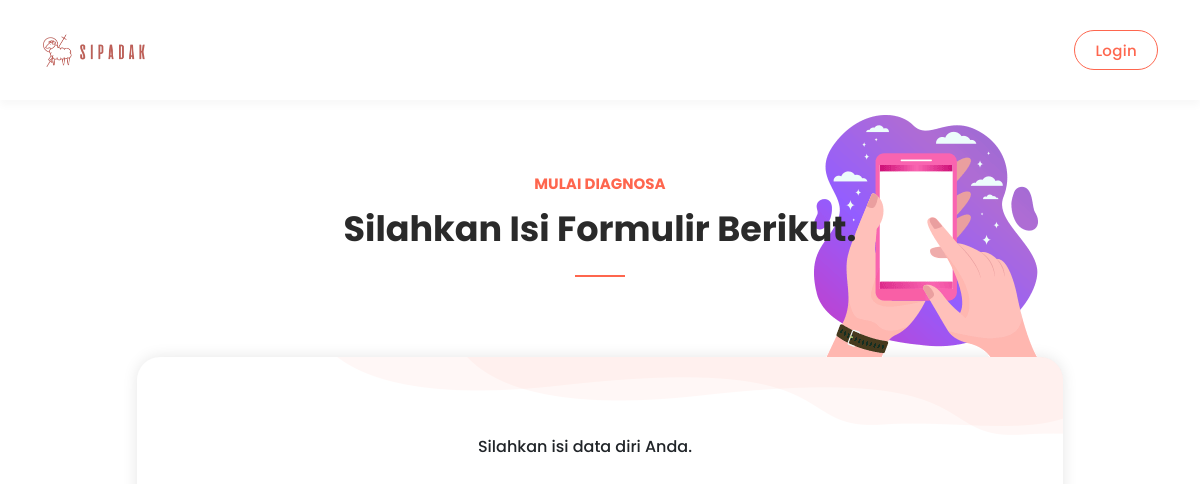
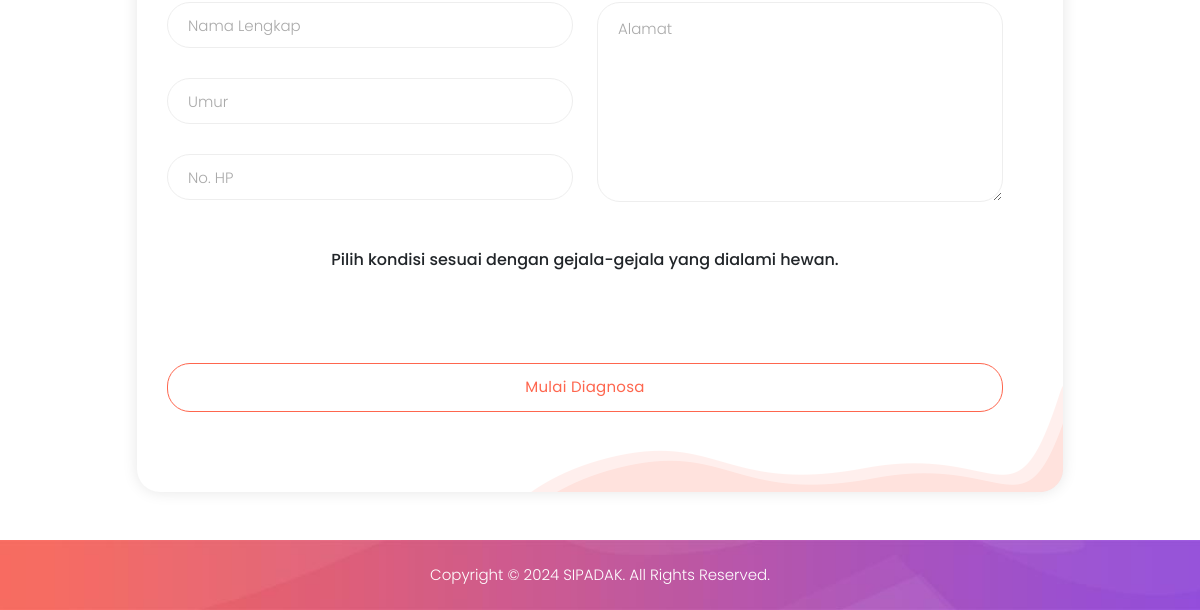
Page /index.php/home/diagnosa on the earlier database version (2 pictures, top to bottom).
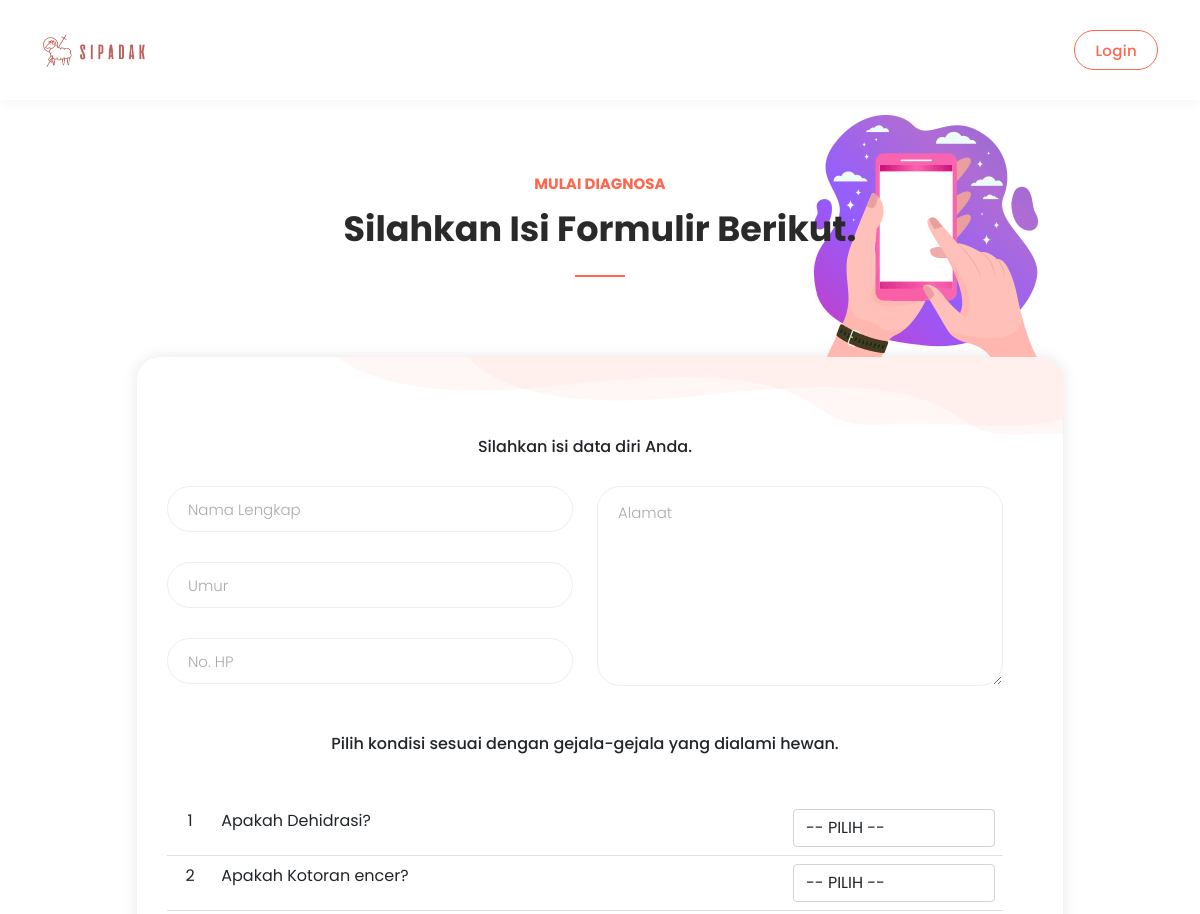
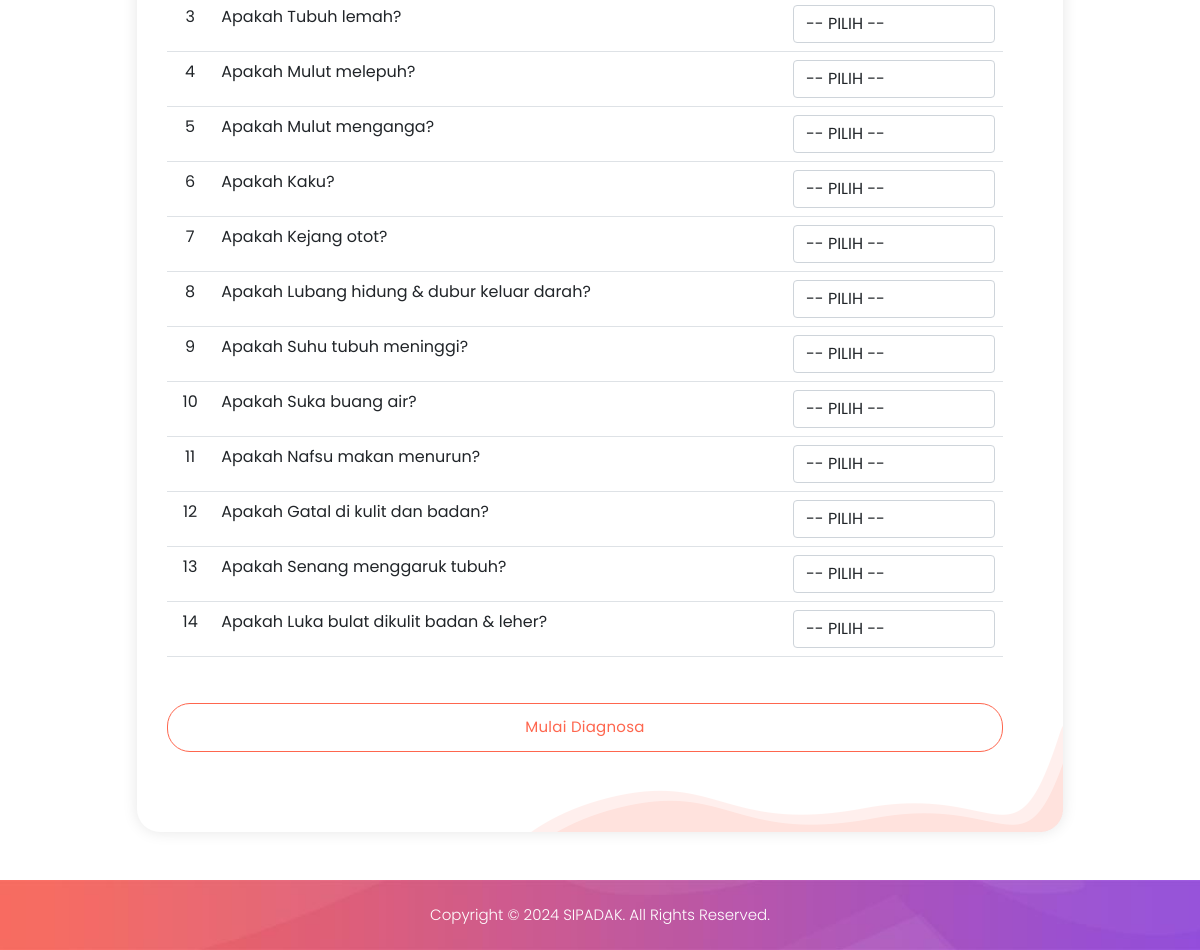
Same page on the later database version (2 pictures, top to bottom).
### tables this page shows
CREATE TABLE `gejala` (
  `id_gejala` int(11) NOT NULL,
  `kode_gejala` varchar(10) NOT NULL,
  `nama_gejala` varchar(200) NOT NULL
);

### application/controllers/Home.php (called while the page is built, shortened)
<?php
class Home extends CI_Controller
{
    public function diagnosa()
    {
        switch ($this->input->post()) {
            default:
                if ($this->input->post()) {
                    $nama       = $this->input->post('nama');
                    $umur       = $this->input->post('umur');
                    $no_hp      = $this->input->post('no_hp');
                    $alamat     = $this->input->post('alamat');
                    $data1 = [
                        'nama'  => $nama,
                        'umur'  => $umur,
                        'no_hp' => $no_hp,
                        'alamat' => $alamat,
                    ];
                    $this->pasien_model->tambah2($data1);
                    $id_pasien      = $this->input->post('id_pasien');
                    $tgl_diagnosa   = $this->input->post('tgl_diagnosa');
                    $kondisi        = $this->input->post('kondisi');
                    $arbobot        = array('0', '1', '0.8', '0.6', '0.4', '0.2');
                    $argejala       = array();
                    foreach ($kondisi as $kondisi_item) {
                        $kondisi = explode("_", $kondisi_item);
                        if (strlen($kondisi_item) > 1) {
                            $argejala[$kondisi[0]] = $kondisi[1];
                        }
                    }
                    $arpenyakit = array();
                    $sqlpenyakit = $this->diagnosa_model->get_penyakit();
                    foreach ($sqlpenyakit->result_array() as $rpenyakit) {
                        $id_penyakit = $rpenyakit['id_penyakit'];
                        $cftotal_temp = 0;
                        $cf = 0;
                        $sqlgejala = $this->diagnosa_model->get_rule_where($id_penyakit);
                        $cf_old = 0;
                        foreach ($sqlgejala as $rgejala) {
                            $arkondisi = explode("_", $_POST['kondisi'][0]);
                            $gejala = $arkondisi[0];
                            if (is_array($_POST['kondisi'])) {
                                foreach ($_POST['kondisi'] as $kondisi) {
                                    $arkondisi = explode("_", $kondisi);
                                    $gejala = $arkondisi[0];
                                    if ($rgejala['id_gejala'] == $gejala) {
                                        $cf = $rgejala['cf_pakar'] * $arbobot[$arkondisi[1]];
                                        if (($cf >= 0) && ($cf * $cf_old >= 0)) {
                                            $cf_old = $cf_old + ($cf * (1 - $cf_old));
                                        }
                                        if ($cf * $cf_old < 0) {
                                            $cf_old = ($cf_old + $cf) / (1 - min(abs($cf_old), abs($cf)));
                                        }
                                        if (($cf < 0) && ($cf * $cf_old >= 0)) {
                                            $cf_old = $cf_old + ($cf * (1 + $cf_old));
                                        }
                                    }
                                }
                            }
                        }
                        if ($cf_old > 0) {
                            $arpenyakit[$rpenyakit['id_penyakit']] = number_format($cf_old, 4);
                        }
                    }
                    arsort($arpenyakit);
                    $inpgejala = serialize($argejala);
                    $inppenyakit = serialize($arpenyakit);
                    $np1 = 0;
                    foreach ($arpenyakit as $key1 => $value1) {
                        $np1++;
                        $idpkt1[$np1] = $key1;
                        $vlpkt1[$np1] = $value1;
                        if ($idpkt1[$np1] == NULL && $vlpkt1[$np1] == null) {
                            $idpkt1[1] = 0;
                            $vlpkt1[1] = 0;
                        } else {
                            $idpkt1[$np1] = $key1;
                            $vlpkt1[$np1] = $value1;
                        }
                    }
                    $data = [
                        'id_pasien'     => $id_pasien,
                        'tanggal'       => $tgl_diagnosa,
                        'gejala'        => $inpgejala,
                        'penyakit'      => $inppenyakit,
                        'hasil_id'      => $idpkt1[1],
                        'hasil_nilai'   => $vlpkt1[1]
                    ];
                    $this->diagnosa_model->simpanHasil($data);
                    $this->session->set_flashdata('sukses', 'Berhasil Melakukan Diagnosa !');
                    $data['pasien'] = $this->diagnosa_model->get_pasien_where($id_pasien);
                    $data['tanggal'] = $tgl_diagnosa;
                    $data['arkondisitext'] = $this->diagnosa_model->getKondisiText();
                    $data['argejala'] = $argejala;
                    $data['arpenyakit'] = $arpenyakit;
                    $data['arpkt'] = $this->diagnosa_model->getPenyakit();
                    $data['arspkt'] = $this->diagnosa_model->getPenyakit2();
                    $this->load->view('hasil_diagnosa', $data);
                } else {
                    $data['pasien'] = $this->pasien_model->get_pasien();
                    $data['idpasien'] = $this->pasien_model->get_id_pasien_baru();
                    $data['kondisi'] = $this->diagnosa_model->get_kondisi();
                    $data['penyakit'] = $this->penyakit_model->get_penyakit();
                    $data['gejala'] = $this->gejala_model->get_gejala();
                    $this->load->view('form_diagnosa', $data);
                }
                break;
        }
    }
}

### index.php (called while the page is built, shortened)
<?php
require_once BASEPATH.'core/CodeIgniter.php';

### application/models/Gejala_model.php (called while the page is built, shortened)
<?php
class Gejala_model extends CI_Model
{
    public function get_gejala()
    {
        return $this->db->get('gejala')->result_array();
    }
}

### application/views/form_diagnosa.php (the view, shortened to what this page needs)
<!DOCTYPE html>
<html lang="en">
<head>
  <link href="<?= base_url() ?>assets/fe/vendor//bootstrap/css/bootstrap.min.css" rel="stylesheet" />
  <link rel="stylesheet" href="<?= base_url() ?>assets/fe/assets/css/fontawesome.css" />
  <link rel="stylesheet" href="<?= base_url() ?>assets/fe/assets/css/templatemo-digimedia-v2.css" />
  <link rel="stylesheet" href="<?= base_url() ?>assets/fe/assets/css/animated.css" />
  <link rel="stylesheet" href="<?= base_url() ?>assets/fe/assets/css/owl.css" />
</head>
<body>
  <header class="header-area header-sticky wow slideInDown" data-wow-duration="0.75s" data-wow-delay="0s">
    <div class="container">
      <div class="row">
        <div class="col-12">
          <nav class="main-nav">
            <a href="<?= base_url() ?>" class="logo">
              <img src="<?= base_url() ?>assets/fe/assets/images/logo_light.png" alt="" height="35" />
            </a>
            <ul class="nav">
              <li>
                <div class="border-first-button">
                  <a href="<?= base_url() ?>auth/login">Login</a>
                </div>
              </li>
            </ul>
          </nav>
        </div>
      </div>
    </div>
  </header>
  <div class="contact-us mb-5 section wow fadeIn" data-wow-duration="1s" data-wow-delay="0.5s">
    <div class="container">
      <div class="row">
        <div class="col-lg-6 offset-lg-3">
          <div class="section-heading wow fadeIn" data-wow-duration="1s" data-wow-delay="0.5s">
            <h6>Mulai Diagnosa</h6>
            <h4>Silahkan isi formulir berikut.</h4>
            <div class="line-dec"></div>
          </div>
        </div>
        <div class="col-lg-10 offset-lg-1 wow fadeInUp" data-wow-duration="0.5s" data-wow-delay="0.25s">
          <form id="contact" action="<?= base_url('home/diagnosa') ?>" method="post">
            <div class="row">
              <div class="col-lg-12">
                <div class="contact-dec">
                  <img src="<?= base_url() ?>assets/fe/assets/images/contact-dec.png" alt="">
                </div>
              </div>
              <div class="col-lg-12">
                <div class="fill-form">
                  <h6>
                    Silahkan isi data diri Anda.
                  </h6>
                  <div class="row">
                    <div class="col-lg-6">
                      <fieldset>
                        <input type="text" class="form-control" name="nama" id="nama" placeholder="Nama Lengkap" autocomplete="on" required>
                      </fieldset>
                      <fieldset>
                        <input type="text" class="form-control" name="umur" id="umur" placeholder="Umur" required>
                      </fieldset>
                      <fieldset>
                        <input type="text" class="form-control" name="no_hp" id="no_hp" placeholder="No. HP" required>
                      </fieldset>
                    </div>
                    <div class="col-lg-6">
                      <fieldset>
                        <textarea name="alamat" type="text" class="form-control" id="alamat" placeholder="Alamat"></textarea>
                      </fieldset>
                    </div>
                  </div>
                  <div class="row mt-5">
                    <div class="col">
                      <h6>
                        Pilih kondisi sesuai dengan gejala-gejala yang dialami hewan.
                      </h6>
                      <div class="table-responsive mt-5">
                        <table class="table table-hover">
                          <tbody>
                            <?php
                            $no = 1;
                            foreach ($gejala as $item) : ?>
                              <tr>
                                <td class="text-center"><?= $no++; ?></td>
                                <td style="text-align: left;">Apakah <?= $item['nama_gejala'] ?>?</td>
                                <td>
                                  <select name="kondisi[]" id="kondisi[]" class="form-control select-item">
                                    <option value="0" readonly>-- PILIH --</option>
                                  </select>
                                </td>
                              </tr>
                            <?php endforeach ?>
                          </tbody>
                        </table>
                      </div>
                    </div>
                  </div>
                  <div class="row">
                    <div class="col">
                      <fieldset>
                        <button type="submit" id="form-submit" class="main-button">Mulai Diagnosa</button>
                      </fieldset>
                    </div>
                  </div>
                </div>
              </div>
            </div>
          </form>
        </div>
      </div>
    </div>
  </div>
  <footer>
    <div class="container">
      <div class="row">
        <div class="col-lg-12">
          <p>
            Copyright © 2024 SIPADAK. All Rights Reserved.
          </p>
        </div>
      </div>
    </div>
  </footer>
</body>
</html>

Differences in the rows shown:
added gejala: nama_gejala "Dehidrasi"
added gejala: nama_gejala "Kotoran encer"
added gejala: nama_gejala "Tubuh lemah"
added gejala: nama_gejala "Mulut melepuh"
added gejala: nama_gejala "Mulut menganga"
added gejala: nama_gejala "Kaku"
added gejala: nama_gejala "Kejang otot"
added gejala: nama_gejala "Lubang hidung & dubur keluar darah"
added gejala: nama_gejala "Suhu tubuh meninggi"
added gejala: nama_gejala "Suka buang air"
added gejala: nama_gejala "Nafsu makan menurun"
added gejala: nama_gejala "Gatal di kulit dan badan"
added gejala: nama_gejala "Senang menggaruk tubuh"
added gejala: nama_gejala "Luka bulat dikulit badan & leher"
